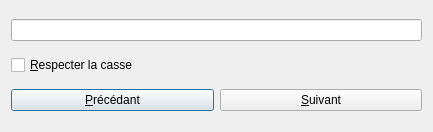
<?xml version="1.0" encoding="UTF-8"?>
<ui version="4.0">
 <class>SearchDialog</class>
 <widget class="QDialog" name="SearchDialog">
  <property name="geometry">
   <rect>
    <x>0</x>
    <y>0</y>
    <width>433</width>
    <height>132</height>
   </rect>
  </property>
  <property name="windowTitle">
   <string>Rechercher</string>
  </property>
  <property name="modal">
   <bool>false</bool>
  </property>
  <layout class="QGridLayout" name="gridLayout">
   <item row="2" column="0">
    <layout class="QHBoxLayout" name="horizontalLayout">
     <item>
      <widget class="QPushButton" name="boutonPrec">
       <property name="text">
        <string>&amp;Précédant</string>
       </property>
      </widget>
     </item>
     <item>
      <widget class="QPushButton" name="boutonSuiv">
       <property name="text">
        <string>&amp;Suivant</string>
       </property>
      </widget>
     </item>
    </layout>
   </item>
   <item row="0" column="0">
    <widget class="QLineEdit" name="lineEdit"/>
   </item>
   <item row="1" column="0">
    <widget class="QCheckBox" name="checkBox">
     <property name="text">
      <string>&amp;Respecter la casse</string>
     </property>
    </widget>
   </item>
  </layout>
 </widget>
 <layoutdefault spacing="6" margin="11"/>
 <tabstops>
  <tabstop>lineEdit</tabstop>
  <tabstop>checkBox</tabstop>
  <tabstop>boutonSuiv</tabstop>
  <tabstop>boutonPrec</tabstop>
 </tabstops>
 <resources/>
 <connections/>
</ui>
